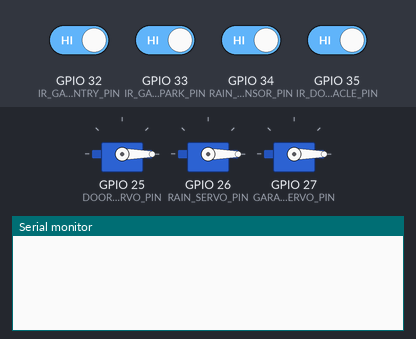
The sketch below on a simulated ESP32. Parts: 3 × servo, the last lines printed to the serial monitor. The test bench sets the inputs (shaded band); at power-on: GPIO 32 (IR_GARAGE_ENTRY_PIN), GPIO 33 (IR_GARAGE_PARK_PIN), GPIO 34 (RAIN_SENSOR_PIN), GPIO 35 (IR_DOOR_OBSTACLE_PIN) HIGH. WiFi joins after 1.5 s; servers stay silent unless stated.

Above: at 3.0 s.
3.1 s: GPIO 32 (IR_GARAGE_ENTRY_PIN) driven LOW
At 4.4 s:
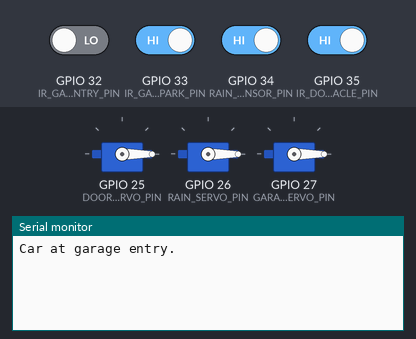
4.7 s: GPIO 33 (IR_GARAGE_PARK_PIN) driven LOW
At 5.7 s:
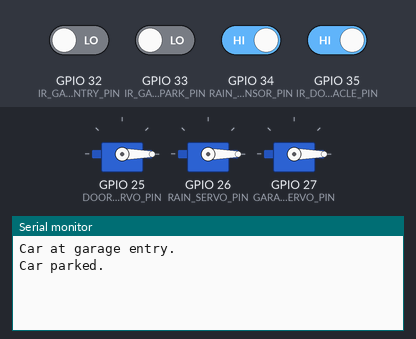
6.3 s: GPIO 34 (RAIN_SENSOR_PIN) driven LOW
At 7.0 s:
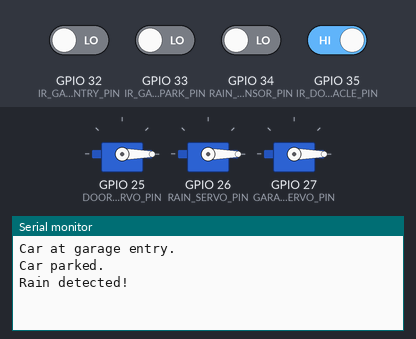
9.1 s: GPIO 35 (IR_DOOR_OBSTACLE_PIN) driven LOW
At 9.97 s:
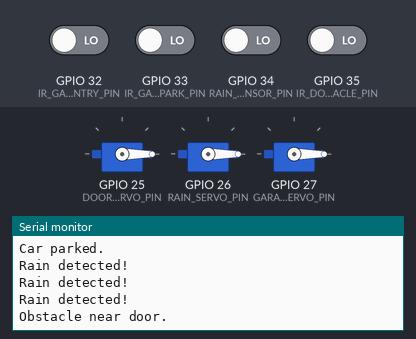

Measured:
- after the input at 3.1 s, the serial monitor: prints a new line after 0.11 s (image 1)
- after the input at 4.7 s, the serial monitor: prints a new line after 0.11 s (image 2)
- after the input at 6.3 s, the serial monitor: prints a new line after 0.11 s (image 3)
- after the input at 9.1 s, the serial monitor: prints a new line after 0.71 s (image 4)

The sketch:

smart_home.ino
```cpp
#define BLYNK_TEMPLATE_ID ""
#define BLYNK_TEMPLATE_NAME ""
#define BLYNK_AUTH_TOKEN ""

#include <WiFi.h>
#include <BlynkSimpleEsp32.h>
#include <ESP32Servo.h>

char ssid[] = "";
char pass[] = "";
char auth[] = BLYNK_AUTH_TOKEN;

#define V_DOOR     V0
#define V_RAIN     V1
#define V_GARAGE   V2

Servo doorServo;
Servo rainServo;
Servo garageServo;

#define DOOR_SERVO_PIN    25
#define RAIN_SERVO_PIN    26
#define GARAGE_SERVO_PIN  27

#define IR_GARAGE_ENTRY_PIN    32
#define IR_GARAGE_PARK_PIN     33
#define IR_DOOR_OBSTACLE_PIN   35

#define RAIN_SENSOR_PIN   34

int doorOnPos = 120;
int rainOnPos = 110;
int garageOnPos = 180;

int servoOffPos = 0;

bool entryDetected = false;
bool parkedDetected = false;
bool obstacleDetected = false;

BlynkTimer timer;

BLYNK_WRITE(V_DOOR) {
  int value = param.asInt();
  if (value == 1) {
    doorServo.write(doorOnPos);
    Serial.println("Door opened.");
  } else {
    doorServo.write(servoOffPos);
    Serial.println("Door closed.");
  }
}

BLYNK_WRITE(V_RAIN) {
  int value = param.asInt();
  if (value == 1) {
    rainServo.write(rainOnPos);
    Serial.println("Rain cover extended.");
  } else {
    rainServo.write(servoOffPos);
    Serial.println("Rain cover retracted.");
  }
}

BLYNK_WRITE(V_GARAGE) {
  int value = param.asInt();
  if (value == 1) {
    garageServo.write(garageOnPos);
    Serial.println("Garage opened.");
  } else {
    garageServo.write(servoOffPos);
    Serial.println("Garage closed.");
  }
}

void setup() {
  Serial.begin(115200);
  doorServo.attach(DOOR_SERVO_PIN);
  rainServo.attach(RAIN_SERVO_PIN);
  garageServo.attach(GARAGE_SERVO_PIN);
  doorServo.write(servoOffPos);
  rainServo.write(servoOffPos);
  garageServo.write(servoOffPos);
  pinMode(RAIN_SENSOR_PIN, INPUT);
  pinMode(IR_GARAGE_ENTRY_PIN, INPUT);
  pinMode(IR_GARAGE_PARK_PIN, INPUT);
  pinMode(IR_DOOR_OBSTACLE_PIN, INPUT);
  Blynk.begin(auth, ssid, pass);
}

void loop() {
  Blynk.run();
  timer.run();

  int rainValue = digitalRead(RAIN_SENSOR_PIN);
  if (rainValue == LOW) {
    Blynk.logEvent("rain_alert", "Rain detected! Please check the shelter.");
    Serial.println("Rain detected!");
    delay(1000);
  }

  int entrySensor = digitalRead(IR_GARAGE_ENTRY_PIN);
  if (entrySensor == LOW && !entryDetected) {
    Blynk.logEvent("car_entry", "Car detected at garage entrance.");
    Serial.println("Car at garage entry.");
    entryDetected = true;
  } else if (entrySensor == HIGH) {
    entryDetected = false;
  }

  int parkedSensor = digitalRead(IR_GARAGE_PARK_PIN);
  if (parkedSensor == LOW && !parkedDetected) {
    Blynk.logEvent("car_parked", "Car parked in the garage.");
    Serial.println("Car parked.");
    parkedDetected = true;
  } else if (parkedSensor == HIGH) {
    parkedDetected = false;
  }

  int doorSensor = digitalRead(IR_DOOR_OBSTACLE_PIN);
  if (doorSensor == LOW && !obstacleDetected) {
    Blynk.logEvent("door_obstacle", "Object detected near the door!");
    Serial.println("Obstacle near door.");
    obstacleDetected = true;
  } else if (doorSensor == HIGH) {
    obstacleDetected = false;
  }

  delay(200);
}
```
